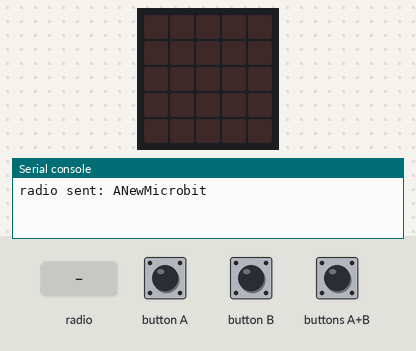
A program run on a simulated BBC micro:bit (MakeCode). Parts: the board's 5×5 LED display, the last lines printed to the serial console. The test bench sets the inputs (shaded band). No radio messages arrive unless stated (any console line starting 'radio sent:' is added by the test bench).

Above: at 1.2 s.
1.3 s: radio message "ANewMicrobit" arrives
At 2.3 s:
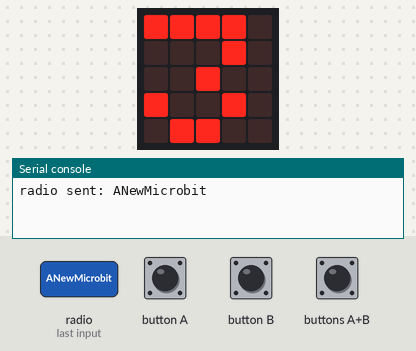
4.3 s: button A pressed for 0.15 s
At 6.2 s:
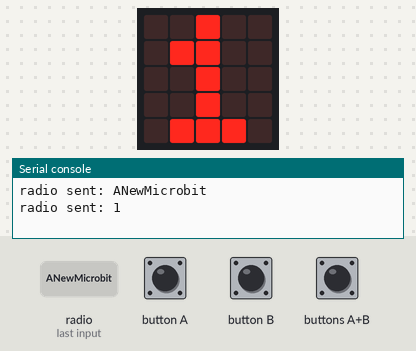
7.4 s: button B pressed for 0.15 s
9.0 s: buttons A+B pressed for 0.15 s
Timing chart, 0 to 11.6 s (numbered marks = the images above; inputs shaded):
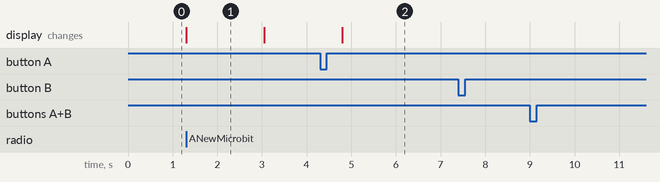

Measured:
- after the input at 1.3 s, the display: changes at once (image 1)
- what the display in image 1 shows lasts 1.8 s, from 1.3 s to 3.1 s

The program:

main.ts
```typescript
radio.onReceivedNumber(function (receivedNumber) {
    对方数据 = receivedNumber
})
function 三秒倒计时 () {
    basic.showNumber(3)
    basic.pause(1000)
    basic.showNumber(2)
    basic.pause(1000)
    basic.showNumber(1)
    basic.pause(1000)
}
// 石头
input.onButtonPressed(Button.A, function () {
    自己数据 = 1
    radio.sendNumber(1)
})
// 布
input.onButtonPressed(Button.AB, function () {
    自己数据 = 3
    radio.sendNumber(3)
})
radio.onReceivedString(function (receivedString) {
    if (receivedString == "ANewMicrobit") {
        三秒倒计时()
        radio.sendString("start")
    }
    if (receivedString == "start") {
        if (对方数据 != 0) {
            if (自己数据 != 0) {
                if (自己数据 == 1) {
                    if (对方数据 == 3) {

                    } else if (false) {

                    } else {

                    }
                } else if (自己数据 == 2) {

                } else {

                }
            } else {

            }
        } else {

        }
    }
})
// 剪刀
input.onButtonPressed(Button.B, function () {
    自己数据 = 2
    radio.sendNumber(2)
})
let 自己数据 = 0
let 对方数据 = 0
radio.setGroup(145)
radio.sendString("ANewMicrobit")
```

test.ts
```typescript
// 在此处测试；当此软件包作为插件使用时，将不会编译此软件包。
```
